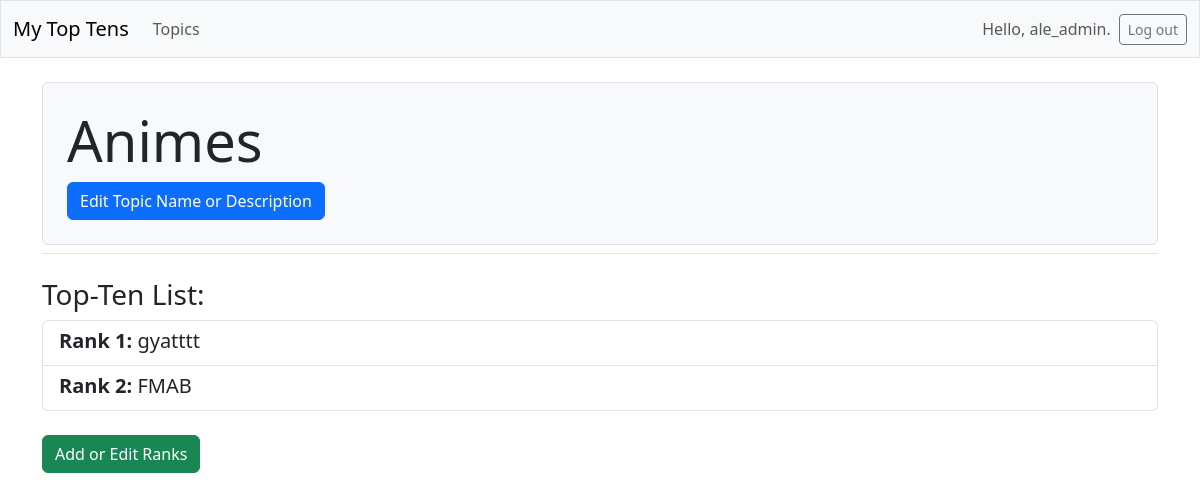
Page /topics/23/ (signed in) on the committed database.
### my_top_tens/models.py (models this page shows, shortened)
class Topic(models.Model):
    text = models.CharField(max_length=200)
    description = models.TextField(blank=True, null=True)
    date_added = models.DateTimeField(auto_now_add=True)
    owner = models.ForeignKey(User, on_delete=models.CASCADE)

class Entry(models.Model):
    topic = models.ForeignKey(Topic, on_delete=models.CASCADE)
    rank = models.PositiveIntegerField()
    text = models.CharField(blank=True, null=True, max_length=150)
    description = models.TextField(blank=True, null=True)
    date_added = models.DateTimeField(auto_now_add=True)

### my_top_tens/views.py (the view)
# urls.py: path('topics/<int:topic_id>/', views.topic, name='topic'),
@login_required
def topic(request, topic_id):
    topic = get_object_or_404(Topic, id=topic_id)
    if topic.owner != request.user:
        raise Http404
    entries = topic.entry_set.order_by('rank')
    context = {'topic': topic, 'entries': entries}
    return render(request, 'my_top_tens/topic.html', context)

### my_top_tens/templates/my_top_tens/topic.html (shortened to what this page needs)
{% extends "my_top_tens/base.html" %}
{% block page_header %}
  <div class="p-4 bg-light border rounded">
    <h1 class="display-4">{{ topic.text }}</h1>
    <a href="{% url 'my_top_tens:edit_topic_description' topic.id %}" class="btn btn-primary">Edit Topic Name or Description</a>
  </div>
{% endblock page_header %}
{% block content %}
  <h3 class="mt-4">Top-Ten List:</h3>
  <div class="list-group mb-4">
    {% for entry in entries %}
      <div class="list-group-item">
        <h5 class="mb-1">
          <strong>Rank {{ entry.rank }}:</strong> {{ entry.text }}
        </h5>
      </div>
    {% empty %}
      <p class="text-muted">No items have been ranked yet.</p>
    {% endfor %}
  </div>
  <a href="{% url 'my_top_tens:manage_ranks' topic.id %}" class="btn btn-success mb-4">Add or Edit Ranks</a>
{% endblock content %}

### my_top_tens/templates/my_top_tens/base.html (shortened to what this page needs)
<!doctype html>
<html lang="en">
<head>
  {% load django_bootstrap5 %}
  {% bootstrap_css %}
</head>
<body>
  <nav class="navbar navbar-expand-md navbar-light bg-light mb-4 border">
    <div class="container-fluid">
      <a class="navbar-brand" href="{% url 'my_top_tens:index' %}">
        My Top Tens</a>
      <div class="collapse navbar-collapse" id="navbarCollapse">
        <ul class="navbar-nav me-auto mb-2 mb-md-0">
          <li class="nav-item">
            <a class ="nav-link" href="{% url 'my_top_tens:topics' %}">
              Topics</a></li>
        </ul>
        <ul class="navbar-nav ms-auto mb-2 mb-md-0">
          {% if user.is_authenticated %}
            <li class="nav-item">
              <span class ="navbar-text me-2">Hello, {{ user.username }}.
              </span></li>
          {% endif %}
        </ul>
        {% if user.is_authenticated %}
          <form action="{% url 'accounts:logout' %}" method='post'>
            <button name='submit' class='btn btn-outline-secondary btn-sm'>
              Log out</button>
          </form>
        {% endif %}
      </div>
    </div>
  </nav>
  <main class="container">
    <div class="pb-2 mb-2 border-bottom">
      {% block page_header %}{% endblock page_header %}
    </div>
    <div>
      {% block content %}{% endblock content%}
    </div>
  </main>
</body>
</html>

### rows in the picture
Topic: text "Animes"
Entry: rank "1", text "gyatttt"
Entry: rank "2", text "FMAB"

### other values in the picture
{{ user.username }} "ale_admin"
